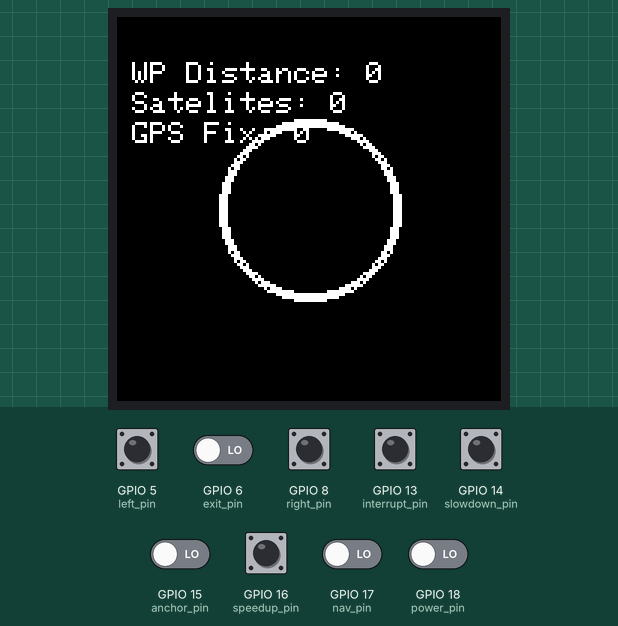
This sketch was run on a simulated ESP32-S3. Parts: 128×128 colour display. Inputs (shaded band) come from the test bench; at power-on: GPIO 5 (left_pin), GPIO 6 (exit_pin), GPIO 8 (right_pin), GPIO 13 (interrupt_pin), GPIO 14 (slowdown_pin), GPIO 15 (anchor_pin), GPIO 16 (speedup_pin), GPIO 17 (nav_pin), GPIO 18 (power_pin) LOW. Random numbers use the default seed unless the sketch sets one; what the sketch prints to the serial monitor is not drawn.

Above: at 1.6 s.
1.7 s: GPIO 6 (exit_pin) driven HIGH
At 3.3 s:
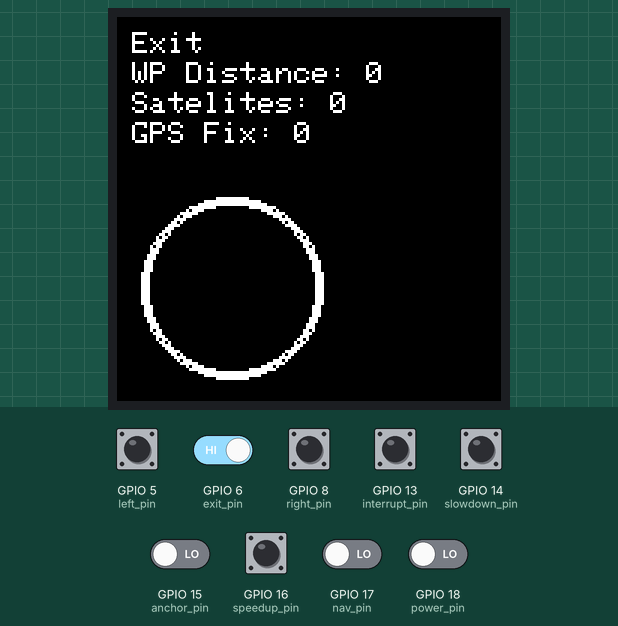
3.6 s: GPIO 15 (anchor_pin) driven HIGH
At 4.3 s:
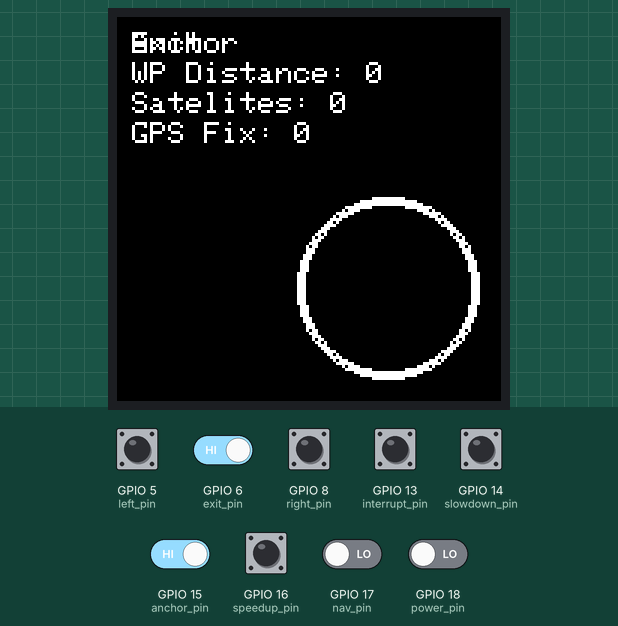
5.4 s: GPIO 5 (left_pin) pulled HIGH for 0.15 s
At 5.89 s:
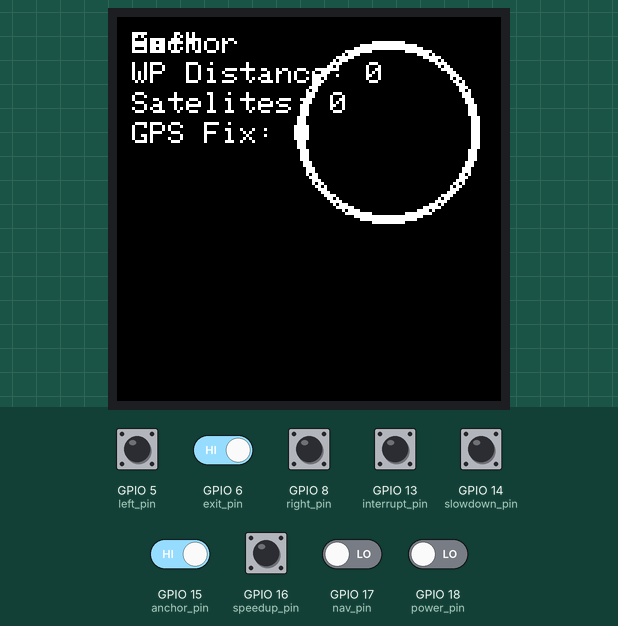
7.5 s: GPIO 8 (right_pin) pulled HIGH for 0.15 s
At 7.97 s:
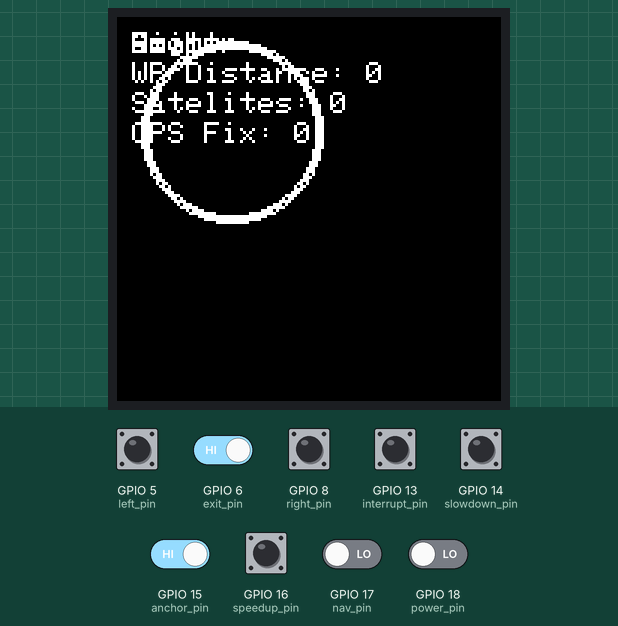
9.6 s: GPIO 14 (slowdown_pin) pulled HIGH for 0.15 s
At 10.05 s:
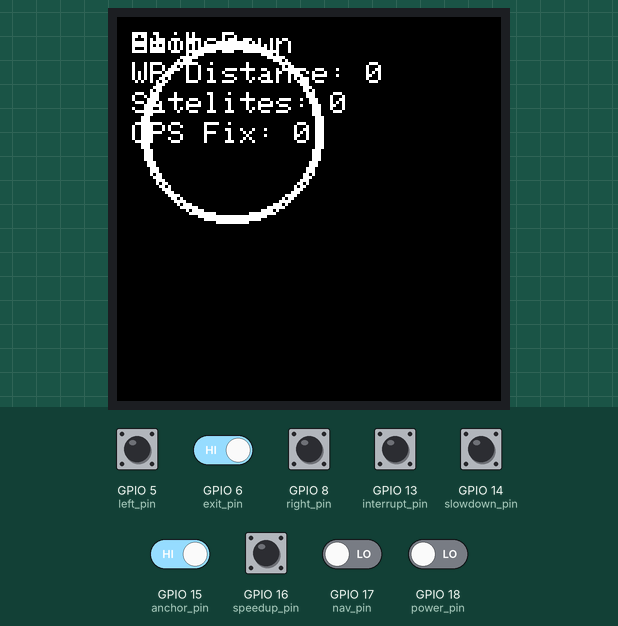
11.6 s: GPIO 17 (nav_pin) driven HIGH
At 12.6 s:
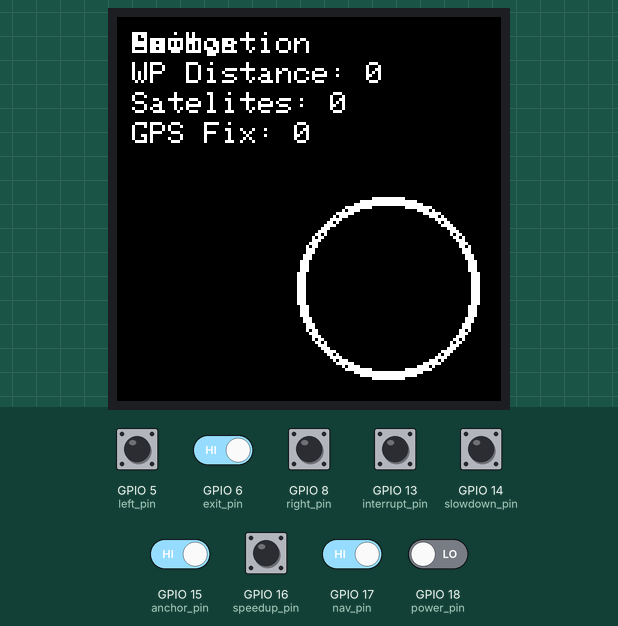
Timing chart, 0 to 14.4 s (numbered marks = the images above; inputs shaded):
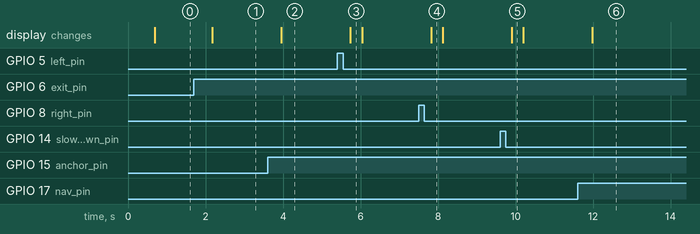

The sketch:

Trolling_motor_pendant-V3.ino
```cpp
#include <Adafruit_SSD1327.h>
#include <esp_now.h>
#include <WiFi.h>

// Define receiver MAC address
uint8_t broadcastAddress[] = {0x7C, 0xDF, 0xA1, 0x00, 0x4A, 0x9A};

// Structure example to send data
// Must match the receiver structure
typedef struct struct_outgoing {
  int mode;
  int speed;
  int direction;
} struct_outgoing;

typedef struct struct_incoming {
  int wp_dist;
  int wp_angle;
  int boat_compass;
  int motor_compass;
  int gps_fix;
  int satelites;
  float boat_speed;
} struct_incoming;

// create variables to store incoming data
int wpDist = 0;
int wpAngle = 0;
int boatCompass = 0;
int motorCompass = 0;
int gpsFix = 0;
int gpsSat = 0;
float boatSpeed = 0;

bool sendData = true;
// Create a struct_message called myData to send to base unit
struct_outgoing myData;
// create a struct_message to receive from base unit
struct_incoming gpsData;

esp_now_peer_info_t peerInfo;

// callback when data is sent
void OnDataSent(const uint8_t *mac_addr, esp_now_send_status_t status) {
  Serial.print("\r\nLast Packet Send Status:\t");
  Serial.println(status == ESP_NOW_SEND_SUCCESS ? "Delivery Success" : "Delivery Fail");
}

// Callback when data is received
void OnDataRecv(const uint8_t * mac, const uint8_t *incomingData, int len) {
  memcpy(&gpsData, incomingData, sizeof(gpsData));
  Serial.print("Bytes received: ");
  Serial.println(len);
  wpDist = gpsData.wp_dist;
  wpAngle = gpsData.wp_angle;
  boatCompass = gpsData.boat_compass;
  motorCompass = gpsData.motor_compass;
  gpsFix = gpsData.gps_fix;
  gpsSat = gpsData.satelites;
  boatSpeed = gpsData.boat_speed;
}

// Used for software SPI
#define OLED_CLK 36
#define OLED_MOSI 35

// Used for software or hardware SPI
#define OLED_CS 10
#define OLED_DC 37

// Used for I2C or SPI
#define OLED_RESET -1

// define pins used on button pad and interrupt
#define nav_pin 17
#define exit_pin 6
#define power_pin 18
#define anchor_pin 15
#define left_pin 5
#define speedup_pin 16
#define right_pin 8
#define slowdown_pin 14
#define interrupt_pin 13

// software SPI
Adafruit_SSD1327 display(128, 128, OLED_MOSI, OLED_CLK, OLED_DC, OLED_RESET, OLED_CS);

void setup()   {

  pinMode(nav_pin, INPUT); // NAVIGATION PIN
  pinMode(exit_pin, INPUT);  // EXIT PIN
  pinMode(power_pin, INPUT); // POWER PIN
  pinMode(anchor_pin, INPUT); // ANCHOR PIN
  pinMode(left_pin, INPUT);  // LEFT TURN PIN
  pinMode(speedup_pin, INPUT); // SPEED UP PIN
  pinMode(right_pin, INPUT);  // RIGHT TURN PIN
  pinMode(slowdown_pin, INPUT); // SLOW DOWN PIN
  pinMode(interrupt_pin, INPUT); // INTERRUPT PIN

  Serial.begin(9600);

  attachInterrupt(digitalPinToInterrupt(interrupt_pin), set_pin, RISING);
  //while (! Serial) delay(100);
  Serial.println("SSD1327 OLED test");
  // Set device as a Wi-Fi Station
  WiFi.mode(WIFI_STA);
  if ( ! display.begin(0x3D) ) {
    Serial.println("Unable to initialize OLED");
    while (1) yield();
  }

  // Init ESP-NOW
  if (esp_now_init() != ESP_OK) {
    Serial.println("Error initializing ESP-NOW");
    return;
  }

  // Once ESPNow is successfully Init, we will register for Send CB to
  // get the status of Trasnmitted packet
  esp_now_register_send_cb(OnDataSent);
  // Register for a callback function that will be called when data is received
  esp_now_register_recv_cb(OnDataRecv);

  // Register peer
  memcpy(peerInfo.peer_addr, broadcastAddress, 6);
  peerInfo.channel = 0;
  peerInfo.encrypt = false;

  // Add peer
  if (esp_now_add_peer(&peerInfo) != ESP_OK) {
    Serial.println("Failed to add peer");
    return;
  }
  display.clearDisplay();
  display.display();
}


void loop() {
  // Set values to send - do this in the button interrupt function
  myData.mode = random(1, 20);
  myData.speed = random(21, 40);
  myData.direction = random(41, 60);
  if (sendData) {
    send_data();    // send data to other esp32 device CHANGE THIS
  }
  display_refresh();
  delay(100);
}

void send_data() {
  //   send data to other ESP32
  //   send: button press, current mode,
  //   clear out struct after sending the data
  //   Set values to send
  // Send message via ESP-NOW
  esp_err_t result = esp_now_send(broadcastAddress, (uint8_t *) &myData, sizeof(myData));

  if (result == ESP_OK) {
    Serial.println("Sent with success");
  }
  else {
    Serial.println("Error sending the data");
  }

  // myData.mode = 0; // may take this one out as I don't want it to reset each time
  myData.speed = 0; // this is the button press state
  myData.direction = 0;
}

void display_refresh() {
  // update pendant display
  display.clearDisplay();
  int cir_x = 64;
  int cir_y = 64;
  if (digitalRead(nav_pin)) {
    display.setTextSize(1);
    display.setTextColor(SSD1327_WHITE);
    display.setCursor(5, 5);
    display.println("Navigation");
    Serial.println("Navigation");
    cir_x = 38;
    cir_y = 90;
  }
  if (digitalRead(exit_pin)) {
    display.setTextSize(1);
    display.setTextColor(SSD1327_WHITE);
    display.setCursor(5, 5);
    display.println("Exit");
    Serial.println("Exit");
    cir_x = 38;
    cir_y = 90;
  }
  if (digitalRead(power_pin)) {
    display.setTextSize(1);
    display.setTextColor(SSD1327_WHITE);
    display.setCursor(5, 5);
    display.println("Power");
    Serial.println("Power");
    cir_x = 90;
    cir_y = 90;
  }
  if (digitalRead(anchor_pin)) {
    display.setTextSize(1);
    display.setTextColor(SSD1327_WHITE);
    display.setCursor(5, 5);
    display.println("Anchor");
    Serial.println("Anchor");
    cir_x = 90;
    cir_y = 90;
  }
  if (digitalRead(left_pin)) {
    display.setTextSize(1);
    display.setTextColor(SSD1327_WHITE);
    display.setCursor(5, 5);
    display.println("Left");
    Serial.println("Left");
    cir_x = 90;
    cir_y = 38;
  }
  if (digitalRead(speedup_pin)) {
    display.setTextSize(1);
    display.setTextColor(SSD1327_WHITE);
    display.setCursor(5, 5);
    display.println("Speed up");
    Serial.println("Speed up");
    cir_x = 90;
    cir_y = 38;
  }
  if (digitalRead(right_pin)) {
    display.setTextSize(1);
    display.setTextColor(SSD1327_WHITE);
    display.setCursor(5, 5);
    display.println("Right");
    Serial.println("Right");
    cir_x = 38;
    cir_y = 38;
  }
  if (digitalRead(slowdown_pin)) {
    display.setTextSize(1);
    display.setTextColor(SSD1327_WHITE);
    display.setCursor(5, 5);
    display.println("Slow Down");
    Serial.println("Slow Down");
    cir_x = 38;
    cir_y = 38;
  }
  display.setTextSize(1);
  display.setTextColor(SSD1327_WHITE);
  display.setCursor(5, 15);
  display.print("WP Distance: "); display.println(wpDist);
  // display number of satelites
  display.setCursor(5, 25);
  display.print("Satelites: "); display.println(gpsSat);
  // display fix quality
  display.setCursor(5, 35);
  display.print("GPS Fix: "); display.println(gpsFix);
  // display compass

  display.drawCircle(cir_x, cir_y, 30, SSD1327_WHITE);
  display.drawCircle(cir_x, cir_y, 29, SSD1327_WHITE);
  display.drawCircle(cir_x, cir_y, 28, SSD1327_WHITE);

  display.display();
}


void set_pin() {
  // read which pin is pressed and set the myData structure value correctly
  if (digitalRead(nav_pin)) {
    //    myData.mode = 1;
  }
  else if (digitalRead(exit_pin)) {
    //    myData.mode = 2;
  }
  else if (digitalRead(anchor_pin)) { // make this a mode call out
    //    myData.mode = 3;
  }
  else if (digitalRead(power_pin)) { // change this to myData.a
    //    myData.mode = 4;
  }
  else if (digitalRead(left_pin)) { // direction call out
    //    myData.direction = 1;
  }
  else if (digitalRead(right_pin)) { // direction call out
    //    myData.direction = 2;
  }
  else if (digitalRead(speedup_pin)) { // speed call out
    //    myData.speed = 1;
  }
  else if (digitalRead(slowdown_pin)) { // speed call out
    //    myData.speed = 2;
  }
  // change boolean to so that data gets sent
}
```

Measured:
- after the input at 1.7 s, the display: changes after 0.48 s (image 1)
- after the input at 3.6 s, the display: changes after 0.36 s (image 2)
- after the input at 5.4 s, the display: changes after 0.34 s (image 3)
- after the input at 7.5 s, the display: changes after 0.32 s (image 4)
- after the input at 9.6 s, the display: changes after 0.30 s (image 5)
- after the input at 11.6 s, the display: changes after 0.38 s (image 6)
